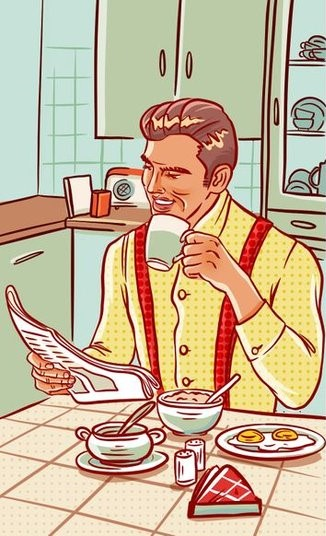
#> input picture foto1.jpg, 326 x 536 px
$ python 'Metode Pengurangan.py'
#> lines starting #> are read from the running program, lines starting #| are printed output that depends on the picture
import cv2
import numpy as np

# Load the images
img1 = cv2.imread('foto1.jpg')
#> img1 is the input picture: shape (536, 326, 3); mean B, G, R 151.7, 180.5, 200.9
img2 = cv2.imread('foto2.jpg')
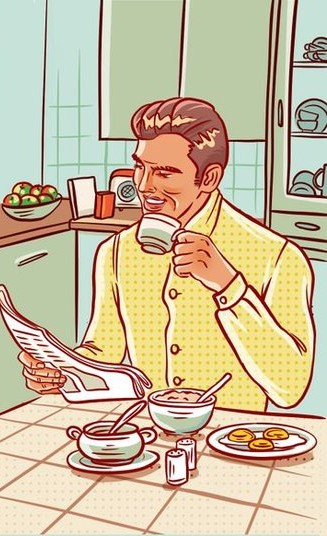
#> input picture foto2.jpg, 327 x 536 px
#> img2 is the input picture: shape (536, 327, 3); mean B, G, R 156.9, 187.6, 202.8
img2 = cv2.resize(img2, (326, 536))
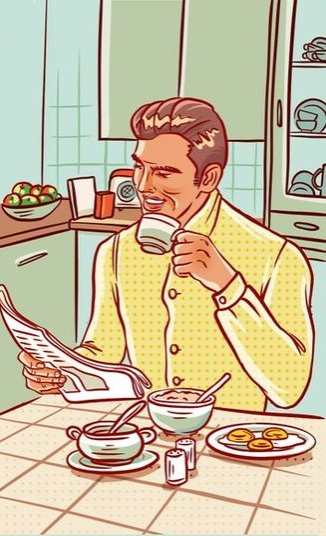
#> img2: shape (536, 326, 3); mean B, G, R 156.9, 187.6, 202.8

# Convert the images to grayscale
gray1 = cv2.cvtColor(img1, cv2.COLOR_BGR2GRAY)
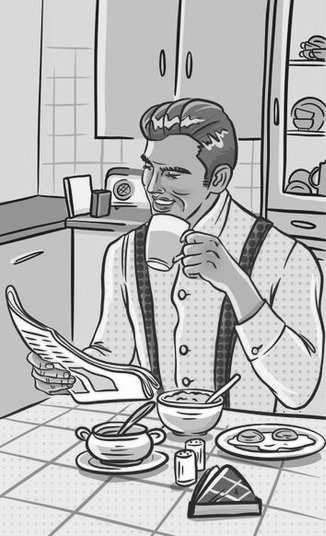
#> gray1: shape (536, 326); min 4, max 255, mean 183.3
gray2 = cv2.cvtColor(img2, cv2.COLOR_BGR2GRAY)
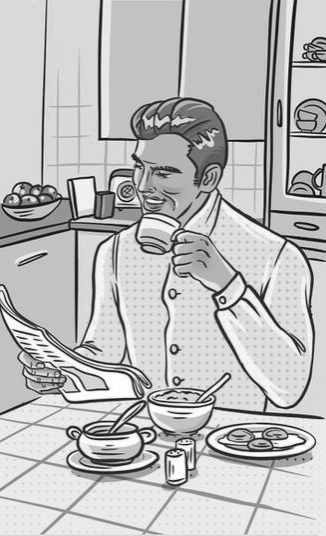
#> gray2: shape (536, 326); min 4, max 255, mean 188.6

# Subtract the grayscale images
diff = cv2.subtract(gray1, gray2)
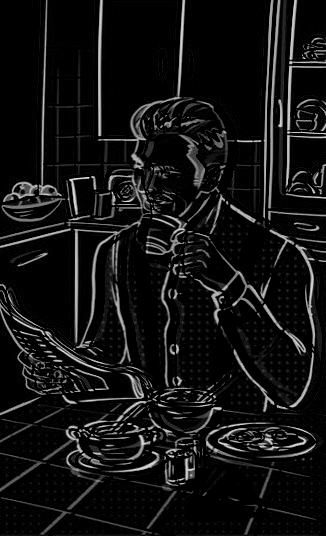
#> diff: shape (536, 326); min 0, max 234, mean 18.5

# Display the original images and the difference image side by side
cv2.imshow('Image 1', img1)
cv2.imshow('Image 2', img2)
cv2.imshow('Difference', diff)
cv2.waitKey(0)
cv2.destroyAllWindows()
